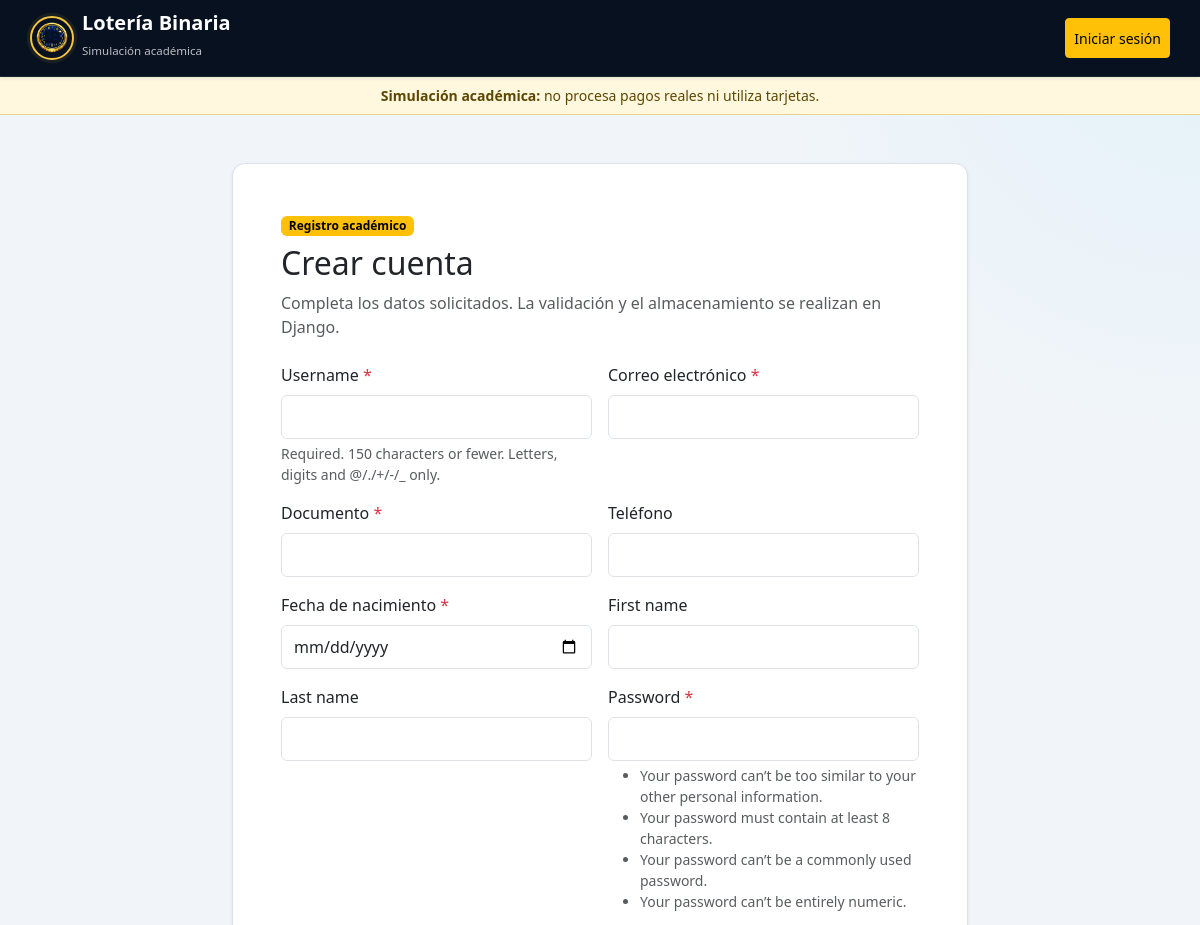
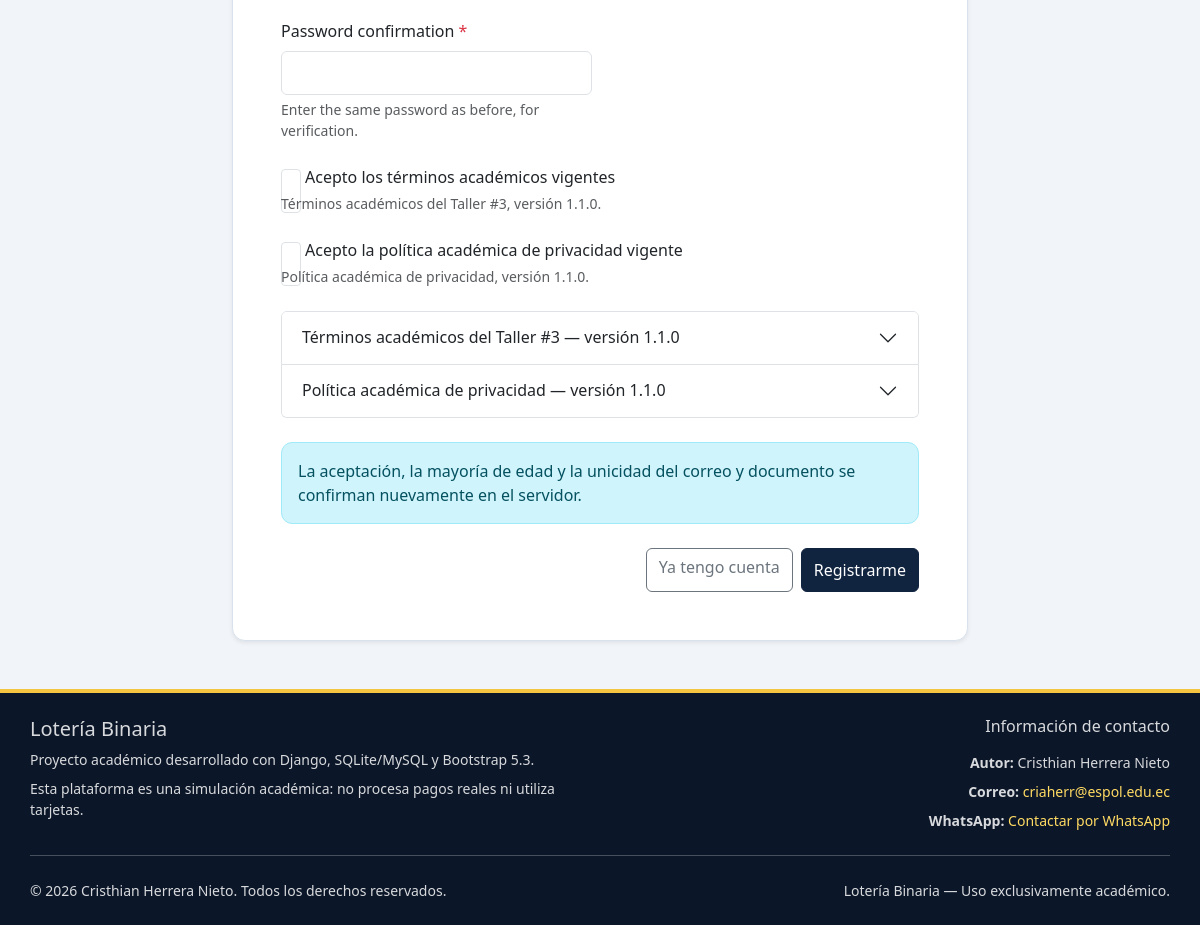
Page /accounts/register/ on the committed database (2 pictures, top to bottom).
### apps/accounts/models.py (models this page shows, shortened)
class TermsVersion(models.Model):
    class Kind(models.TextChoices):
        TERMS = "TERMS", "Términos y condiciones"
        PRIVACY = "PRIVACY", "Política de privacidad"
    IMMUTABLE_AFTER_ACCEPTANCE = (
        "kind",
        "version",
        "title",
        "content",
        "effective_at",
    )
    id = models.BigAutoField(primary_key=True)
    kind = models.CharField("tipo", max_length=20, choices=Kind.choices)
    version = models.CharField("versión", max_length=30)
    title = models.CharField("título", max_length=150)
    content = models.TextField("contenido")
    effective_at = models.DateTimeField("vigente desde")
    is_active = models.BooleanField("activa", default=True)
    created_at = models.DateTimeField("creada", auto_now_add=True)
    objects = TermsVersionQuerySet.as_manager()
    class Meta:
        ordering = ("-effective_at", "-created_at")
        constraints = [
            models.UniqueConstraint(
                fields=("kind", "version"),
                name="accounts_terms_kind_version_uq",
            ),
        ]
        indexes = [
            models.Index(
                fields=("kind", "is_active"),
                name="accounts_terms_kind_active_idx",
            ),
            models.Index(
                fields=("effective_at",),
                name="accounts_terms_effective_idx",
            ),
        ]
        verbose_name = "versión de términos"
        verbose_name_plural = "versiones de términos"

### apps/accounts/views.py (the view, shortened to what this page needs)
# urls.py: path("register/", views.register, name="register"),
@require_http_methods(["GET", "POST"])
def register(request):
    if request.user.is_authenticated:
        return redirect("core:home")
    form = RegistrationForm(request.POST or None)
    return render(request, "accounts/register.html", {"form": form})

### apps/accounts/forms.py (called while the page is built)
def _append_css_class(widget: forms.Widget, css_class: str) -> None:
    classes = widget.attrs.get("class", "").split()
    if css_class not in classes:
        classes.append(css_class)
    widget.attrs["class"] = " ".join(classes)

def _apply_bootstrap_widgets(form: forms.Form) -> None:
    for field in form.fields.values():
        widget = field.widget
        if isinstance(widget, (forms.CheckboxInput, forms.CheckboxSelectMultiple)):
            css_class = "form-check-input"
        elif isinstance(widget, forms.Select):
            css_class = "form-select"
        else:
            css_class = "form-control"
        _append_css_class(widget, css_class)

def _configure_birth_date_field(form: forms.Form) -> None:
    field = form.fields["birth_date"]
    field.input_formats = (BIRTH_DATE_INPUT_FORMAT,)
    field.widget.format = BIRTH_DATE_INPUT_FORMAT
    field.widget.input_type = "date"
    field.widget.attrs["max"] = age_cutoff().isoformat()
    field.error_messages["required"] = (
        "La fecha de nacimiento es obligatoria."
    )
    field.error_messages["invalid"] = (
        "Ingresa una fecha de nacimiento válida."
    )

    def full_clean(self) -> None:
        super().full_clean()
        for field_name in self.errors:
            field = self.fields.get(field_name)
            if field is None:
                continue
            _append_css_class(field.widget, "is-invalid")
            field.widget.attrs["aria-invalid"] = "true"

### apps/accounts/services.py (called while the page is built)
def age_cutoff(today: date | None = None) -> date:
    current = today or timezone.localdate()
    try:
        return current.replace(year=current.year - MINIMUM_AGE)
    except ValueError:
        return current.replace(year=current.year - MINIMUM_AGE, month=2, day=28)

def current_terms_version(kind: str) -> TermsVersion | None:
    return (
        TermsVersion.objects.filter(
            kind=kind,
            is_active=True,
            effective_at__lte=timezone.now(),
        )
        .order_by("-effective_at", "-created_at")
        .first()
    )

### apps/core/context_processors.py (called while the page is built, shortened)
def navigation(request):
    if not request.user.is_authenticated:
        return {
            "active_mode": None,
            "active_mode_code": None,
            "nav_items": [],
            "can_switch_mode": False,
        }

### templates/accounts/register.html (shortened to what this page needs)
{% extends "base.html" %}
{% load static %}
{% block content %}
    {% url "accounts:login" as login_url %}
    <div class="row justify-content-center">
        <div class="col-12 col-lg-10 col-xl-8">
            <section class="card shadow-sm" aria-labelledby="register-title">
                <div class="card-body p-4 p-lg-5">
                    <div class="mb-4">
                        <span class="badge text-bg-warning mb-2">
                            Registro académico
                        </span>
                        <h1 id="register-title" class="h2 mb-2">
                            Crear cuenta
                        </h1>
                        <p class="text-body-secondary mb-0">
                            Completa los datos solicitados. La validación y el
                            almacenamiento se realizan en Django.
                        </p>
                    </div>
                    <form method="post" novalidate>
                        <div class="row g-3">
                            {% for field in form %}
                                <div
                                    class="
                                        {% if field.field.widget.input_type == 'checkbox' %}
                                            col-12
                                        {% else %}
                                            col-12 col-md-6
                                        {% endif %}
                                    "
                                >
                                    {% if field.field.widget.input_type == "checkbox" %}
                                        <div class="form-check mt-2">
                                            {{ field }}
                                            <label
                                                class="form-check-label"
                                                for="{{ field.id_for_label }}"
                                            >
                                                {{ field.label }}
                                            </label>
                                        </div>
                                    {% else %}
                                        <label
                                            class="form-label"
                                            for="{{ field.id_for_label }}"
                                        >
                                            {{ field.label }}
                                            {% if field.field.required %}
                                                <span
                                                    class="text-danger"
                                                    aria-hidden="true"
                                                >*</span>
                                            {% endif %}
                                        </label>
                                        {{ field }}
                                    {% endif %}
                                    {% if field.help_text %}
                                        <div class="form-text">
                                            {{ field.help_text|safe }}
                                        </div>
                                    {% endif %}
                                </div>
                            {% endfor %}
                        </div>
                        {% if form.terms_version and form.privacy_version %}
                            <div class="accordion mt-4" id="legalVersionsAccordion">
                                <div class="accordion-item">
                                    <h2 class="accordion-header" id="termsHeading">
                                        <button
                                            class="accordion-button collapsed"
                                            type="button"
                                            data-bs-toggle="collapse"
                                            data-bs-target="#termsContent"
                                            aria-expanded="false"
                                            aria-controls="termsContent"
                                        >
                                            {{ form.terms_version.title }}
                                            — versión {{ form.terms_version.version }}
                                        </button>
                                    </h2>
                                </div>
                                <div class="accordion-item">
                                    <h2 class="accordion-header" id="privacyHeading">
                                        <button
                                            class="accordion-button collapsed"
                                            type="button"
                                            data-bs-toggle="collapse"
                                            data-bs-target="#privacyContent"
                                            aria-expanded="false"
                                            aria-controls="privacyContent"
                                        >
                                            {{ form.privacy_version.title }}
                                            — versión {{ form.privacy_version.version }}
                                        </button>
                                    </h2>
                                </div>
                            </div>
                        {% endif %}
                        <div class="alert alert-info mt-4" role="note">
                            La aceptación, la mayoría de edad y la unicidad del
                            correo y documento se confirman nuevamente en el servidor.
                        </div>
                        <div class="d-grid d-sm-flex justify-content-sm-end gap-2 mt-4">
                            {% if login_url %}
                                <a
                                    class="btn btn-outline-secondary"
                                    href="{{ login_url }}"
                                >
                                    Ya tengo cuenta
                                </a>
                            {% endif %}
                            <button type="submit" class="btn btn-primary">
                                Registrarme
                            </button>
                        </div>
                    </form>
                </div>
            </section>
        </div>
    </div>
{% endblock %}

### static/css/app.css (style rules this page uses)
:root { --lb-blue-950: #07111f; --lb-blue-900: #0b1628; --lb-blue-850: #0e1d33; --lb-blue-800: #10233f; --lb-blue-700: #17365f; --lb-gold-500: #f5c542; --lb-gold-400: #ffda63; --lb-sky-500: #38bdf8; --lb-green-500: #22c55e; --lb-red-500: #ef4444; --lb-surface: #f1f5f9; --lb-surface-soft: #f8fafc; --lb-border: #d8e1ec; --lb-text: #172033; --lb-sidebar-width: 17.5rem; --lb-content-max: 100rem; --lb-header-offset: 6.75rem; }
html { scroll-behavior: smooth; }
body { min-width: 320px; overflow-x: hidden; background: radial-gradient(circle at top right, rgba(56, 189, 248, 0.08), transparent 28rem), var(--lb-surface); color: var(--lb-text); }
.card, .table-responsive, .modal-content { border-color: var(--lb-border); }
.card { overflow-wrap: break-word; border-radius: 0.8rem; box-shadow: 0 0.35rem 1.25rem rgba(7, 17, 31, 0.06); }
.btn { min-height: 2.75rem; align-items: center; justify-content: center; white-space: normal; word-break: normal; overflow-wrap: normal; }
.btn-primary { --bs-btn-bg: var(--lb-blue-800); --bs-btn-border-color: var(--lb-blue-800); --bs-btn-hover-bg: var(--lb-blue-950); --bs-btn-hover-border-color: var(--lb-blue-950); --bs-btn-active-bg: var(--lb-blue-950); --bs-btn-active-border-color: var(--lb-blue-950); }
.form-control, .form-select { min-height: 2.75rem; }
.form-check-input { width: 1.25rem; height: 1.25rem; }
.alert { overflow-wrap: break-word; border-radius: 0.7rem; }
:where(a, button, input, select, textarea, [tabindex]):focus-visible { outline: 0.2rem solid var(--lb-gold-500); outline-offset: 0.18rem; box-shadow: 0 0 0 0.22rem rgba(7, 17, 31, 0.28); }
.btn:not(.btn-sm), .form-control, .form-select, .form-check-input, .page-link { min-height: 2.75rem; }
.row > * { min-width: 0; }

### rows in the picture
TermsVersion: terms_version "Términos académicos del Taller #3", terms_version.version "1.1.0"
TermsVersion: privacy_version "Política académica de privacidad", privacy_version.version "1.1.0"

### other values in the picture
{{ field.label }} "Username" "Correo electrónico" "Documento" "Teléfono" "Fecha de nacimiento" "First name" "Last name" "Password" "Password confirmation"
{{ field.help_text|safe }} "Required. 150 characters or fewer. Letters, digits and @/./+/-/_ only." "Enter the same password as before, for verification." "Términos académicos del Taller #3, versión 1.1.0." "Política académica de privacidad, versión 1.1.0."
{{ field.label }} "Acepto los términos académicos vigentes" "Acepto la política académica de privacidad vigente"
